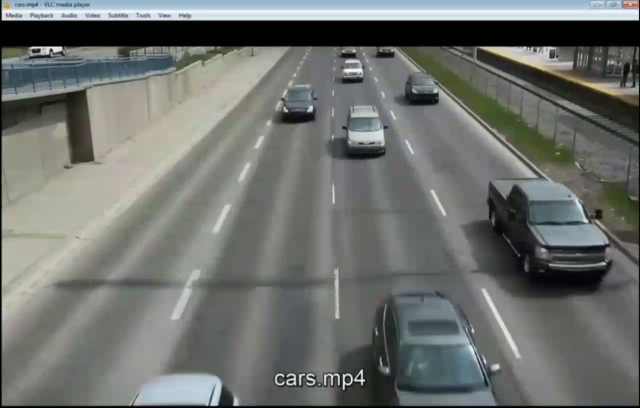
#> input picture frame 7 of videos/vehicles2s.mp4, 1280 x 816 px, given in place of crop1.mp4, which was not available (shown at 1/2 size)
$ python frame5B.py
#> lines starting #> are read from the running program, lines starting #| are printed output that depends on the picture; after the words box and inside, x2 and y2 are one past the last pixel; in counts of white or black regions, pixels touching at a corner belong together; pictures that were not available may be replaced by others from this repository, and a replacement may not be noted

#time complexity = 0.15*T average
from itertools import count
import cv2
import numpy as np
import datetime
from datetime import datetime, timedelta
import csv
import time
import calendar
import matplotlib.pyplot as plt
from collections import Counter

days=['Sunday','Monday','Tuesday','Wednesday','Thursday','Friday','Saturday']
intensity={ 1:"very low",2:"low", 3:"moderate", 4:"high", 5:"very high" }

def generateDay():
    #now = datetime.datetime.now()
    #day = now.strftime("%A")
    #date = now.strftime("%m/%d/%Y")
    date='25-05-2022'
    d = datetime.strptime(date, '%d-%m-%Y').weekday()
    day = calendar.day_name[d]
    return day,date

def feedDataset(data):
    # [5 lines of commented-out code are left out]
        print("updated")

def get_centroid(x, y, w, h):
    x1 = int(w / 2)
    y1 = int(h / 2)
    cx = x + x1
    cy = y + y1
    return cx,cy

def frameOperation(f1,f2, blurThresh, minThresh):
    d = cv2.absdiff(f1,f2)
    grey = cv2.cvtColor(d,cv2.COLOR_BGR2GRAY)
    blur = cv2.GaussianBlur(grey,(blurThresh,blurThresh),0)
    ret , th = cv2.threshold(blur,minThresh,255,cv2.THRESH_BINARY)
    kernel = cv2.getStructuringElement(cv2.MORPH_ELLIPSE, (3, 3))
    closing = cv2.morphologyEx(th, cv2.MORPH_CLOSE, kernel)  # Fill any small holes
    return closing

nn1 = time.time()
min_contour_width=25  #40
min_contour_height=25  #40
offset=5     #10
line_height=100#550
matches =[]
cnt=0
FPS = 30
#day
cropTop = 50
cropBottom = 50
cropLeft = 50
cropRight = 50
'''
#night
cropTop = 500
cropBottom = 1080
cropLeft = 500
cropRight = 950
'''
#cap = cv2.VideoCapture(r'C:\Users\Shamanth kumar HP\Desktop\WebD\FinalYearProject\shamanth\pes.mp4')
cap = cv2.VideoCapture(r'C:\Users\Shamanth kumar HP\Desktop\WebD\TrafficAnalysisProject\videos\crop1.mp4')

if cap.isOpened():
    ret,frame0 = cap.read()
#> frame0 is the input picture: shape (816, 1280, 3); mean B, G, R 109.6, 112.8, 109.7
else:
    ret = False
ret,frame1 = cap.read()
ret,frame2 = cap.read()
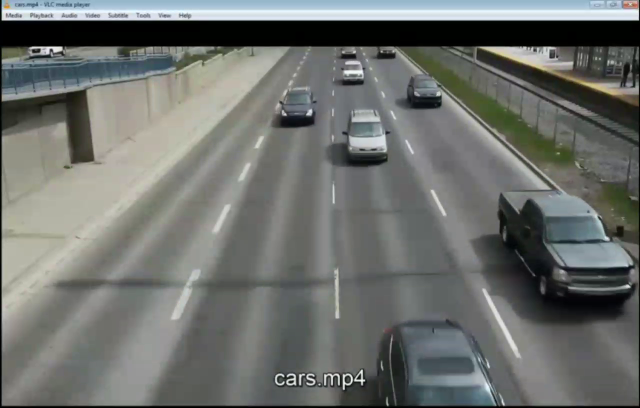
#> input picture frame 9 of videos/vehicles2s.mp4, 1280 x 816 px, given in place of crop1.mp4, which was not available (shown at 1/2 size)
#> frame2 is the input picture: shape (816, 1280, 3); mean B, G, R 108.5, 111.9, 108.9

b = 300
frame1 = frame1[cropTop:, cropLeft: ]
#> frame1: shape (766, 1230, 3)
frame1 = cv2.pyrDown(frame1)
#> frame1: shape (383, 615, 3)
frame1 = cv2.normalize(frame1,None, alpha=0,beta=b, norm_type=cv2.NORM_MINMAX)

frame2 = frame2[cropTop:, cropLeft: ]
#> frame2: shape (766, 1230, 3)
frame2 = cv2.pyrDown(frame2)
#> frame2: shape (383, 615, 3)
frame1 = cv2.normalize(frame1,None, alpha=0,beta=b, norm_type=cv2.NORM_MINMAX)

#originalPic=cv2.imread(r'C:\Users\Shamanth kumar HP\Desktop\WebD\TrafficAnalysisProject\videos\emptyRoad.jpg') #frame1 if empty
originalPic = frame0[cropTop:, cropLeft: ]
originalPic = cv2.pyrDown(originalPic)
#> originalPic: shape (383, 615, 3)
originalPic = cv2.normalize(originalPic, None, alpha=0,beta=b, norm_type=cv2.NORM_MINMAX)

len0, width0, _ = originalPic.shape
print(originalPic.shape)
#| (383, 615, 3)

# [4 lines of commented-out code are left out]

plt.imshow(originalPic, cmap = 'gray')
plt.title("Original")
plt.show()
#cv2.imshow("Ori", originalPic)
'''
newImg = cv2.pyrDown(originalPic)
print(newImg.shape)
len0, width0, _ = originalPic.shape
plt.imshow(newImg, cmap = 'gray')
plt.title("DownSample")
plt.show()
#cv2.imshow("DS", newImg)
'''
dimension = len0 * width0 #1280*720

day, date = generateDay()
fcount=0
temp=1
totalList=[]
oneMinList=[]
oneHourList = []
feedList=[]
startHour=6
#p=0
while ret:
    numpyOnes=0
    t=False

    dilated = frameOperation(frame1, frame2, 13, 25)
#> in frameOperation, `blur = cv2.GaussianBlur(grey,(blurThresh,blurThresh),0)`:
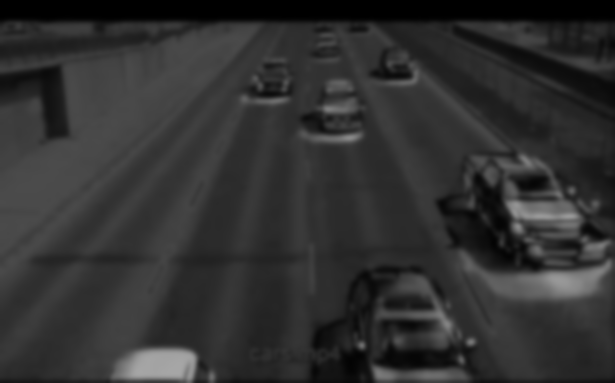
#> blur: shape (383, 615); min 0, max 166, mean 48.7
#> in frameOperation, `ret , th = cv2.threshold(blur,minThresh,255,cv2.THRESH_BINARY)`:
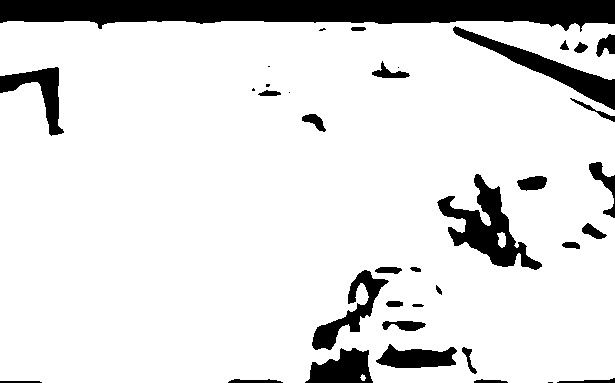
#> th: shape (383, 615); 87.4% white; 37 black regions (7 under 20 px), largest, box (x1, y1, x2, y2) and area: (0, 0, 615, 32) 13726, (437, 174, 542, 270) 3435, (453, 26, 615, 110) 2746
#> in frameOperation, `ret , th = cv2.threshold(blur,minThresh,255,cv2.THRESH_BINARY)`: ret = 25
    for i in dilated:
        numpyOnes+=np.count_nonzero(i!=0)
#> this loop made 383 passes
#> numpyOnes on passes 1 to 3: 0, 0, 0
#> after the loop, numpyOnes = 206052

    dens = int((numpyOnes / dimension)*1000)
#> dens = 874
    #cv2.imshow("dilated",dilated)


    contours,h = cv2.findContours(dilated,cv2.RETR_TREE,cv2.CHAIN_APPROX_SIMPLE)
#> contours = 26 contours, 3 with area under 20; largest, box (x1, y1, x2, y2) and area: (0, 21, 615, 383) 213314, (436, 173, 543, 271) 3756, (311, 269, 390, 351) 1858, (375, 343, 458, 369) 1362, (516, 175, 548, 192) 365; h = 26 rows, first 6: [1, -1, -1, -1], [-1, 0, 2, -1], [3, -1, -1, 1], [4, 2, -1, 1], [5, 3, -1, 1], [6, 4, -1, 1]
    for(i,c) in enumerate(contours):
        (x,y,w,h) = cv2.boundingRect(c)
        contour_tempid = (w >= min_contour_width) and (h >= min_contour_height)
        if not contour_tempid:
            continue
        #cv2.rectangle(frame1,(x-10,y-10),(x+w+10,y+h+10),(255,0,0),2)

        #cv2.line(frame1, (0, line_height), (1000, line_height), (0,255,0), 2)
        centroid = get_centroid(x, y, w, h)
        #cv2.circle(frame1,centroid, 5, (0,255,0), -1)
        matches.append(centroid)

        for (x,y) in matches:
            if y<(line_height+offset) and y>(line_height-offset) :
                matches.remove((x,y))
                cnt=cnt+1
                temp=int(temp/2)
                t=True
#> this loop made 26 passes
#> (w, h, contour_tempid) on passes 1, 3, 5, 6, 7, 8, 9, 11: (6, 7, False), (17, 29, False), (34, 12, False), (12, 11, False), (13, 5, False), (19, 8, False), (8, 10, False), (13, 7, False)
#> after the loop, cnt = 0; matches = [(307, 202), (416, 356), (350, 310), (489, 222)]

    if t==False:
        dilated0 = frameOperation(frame1, originalPic,21, 60)
#> call 2 of frameOperation, with blurThresh = 21, minThresh = 60
#> in frameOperation (call 2), `d = cv2.absdiff(f1,f2)`:
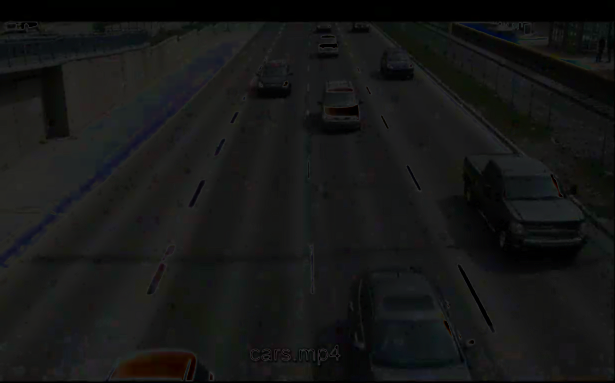
#> d: shape (383, 615, 3); mean B, G, R 22.2, 22.9, 22.2
#> in frameOperation (call 2), `ret , th = cv2.threshold(blur,minThresh,255,cv2.THRESH_BINARY)`: ret = 60
        #cv2.imshow("dil0" , dilated0)
        #dilated0 = frameOperation(frame1, originalPic,41, 35)
        for i in dilated0:
            numpyOnes+=np.count_nonzero(i!=0)
#> after the loop, numpyOnes = 206052

        dens0 = int((numpyOnes / dimension)*1000) ##402*388
#> dens0 = 874
        #print("frame:",str(fcount)," -density= ",dens0,"-",temp)
        if dens0>720:
            pass #error in frame
        elif dens0<7 and dens==0:
            originalPic = np.array(frame1)
        elif dens0>=320: #very high
            temp=temp+8
        elif dens0>=160: #high
            temp=temp+4
        elif dens0>=80: #moderate
            temp=temp+2
        elif dens0>=40: #low
            temp=temp+1
        elif dens0>=7: #very low
            pass
        # [4 lines of commented-out code are left out]
        cv2.imshow("dil0" , dilated0)
    cv2.imshow("dil" , dilated)
    #cv2.imshow("ref", originalPic)
    cv2.putText(frame1, "Vehicle:" + str(cnt), (10, 90), cv2.FONT_HERSHEY_SIMPLEX, 1,(0, 170, 0), 2)
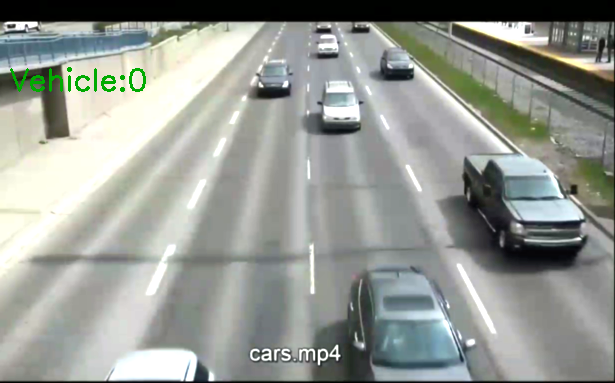
#> frame1: shape (383, 615, 3); mean B, G, R 147.7, 153.7, 149.6
    cv2.imshow("Original" , frame1)

    if cv2.waitKey(1) == 13:
#> (key Esc is pressed here)
        break
    frame1 = frame2

    for _ in range(5):
        ret, frame2 = cap.read()
#> this loop made 5 passes
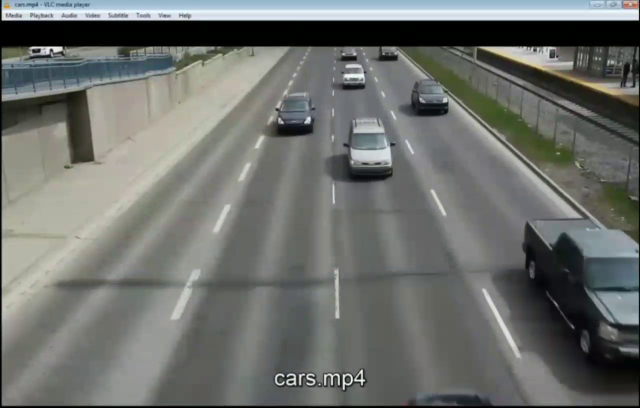
#> input picture frame 10 of videos/vehicles2s.mp4, 1280 x 816 px, given in place of crop1.mp4, which was not available (shown at 1/2 size)

    fcount += 5
    if ret == True:
        frame2 = frame2[cropTop:, cropLeft: ]
#> frame2: shape (766, 1230, 3)
        frame2 = cv2.normalize(frame2,None, alpha=0,beta=b, norm_type=cv2.NORM_MINMAX)
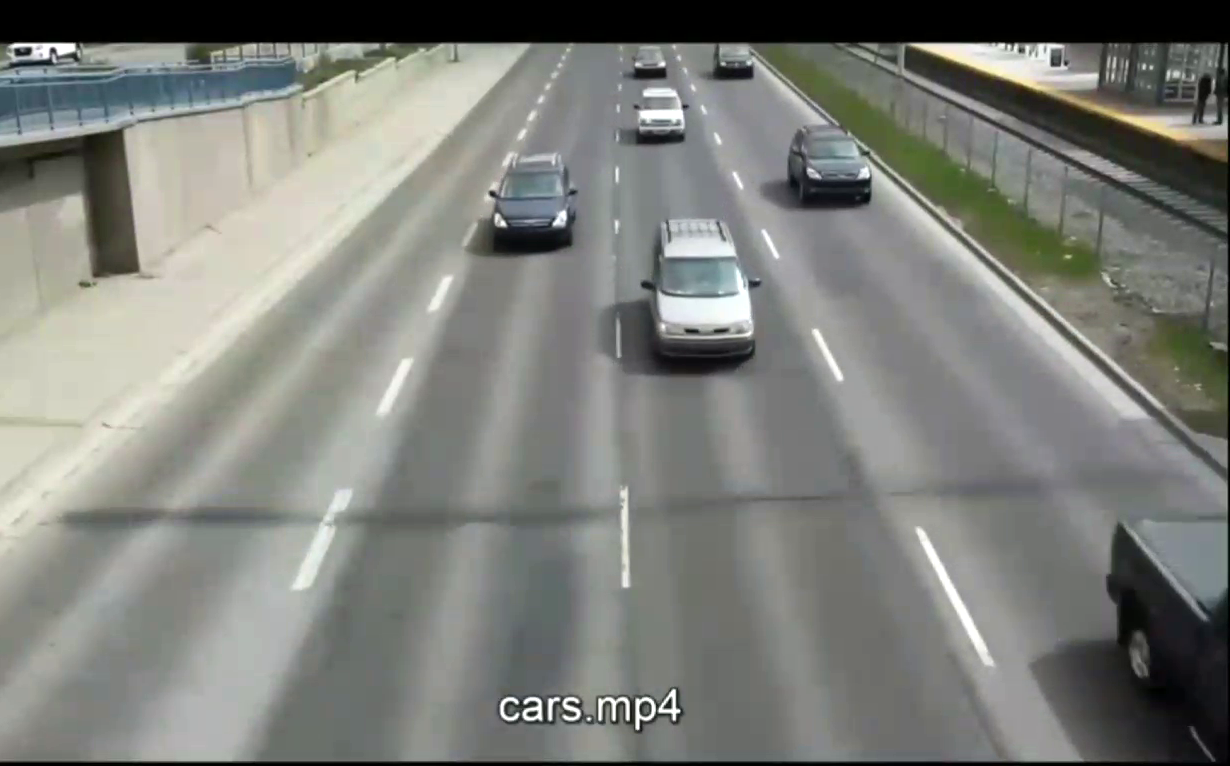
#> frame2: shape (766, 1230, 3); mean B, G, R 122.7, 127.9, 126.1
        frame2 = cv2.pyrDown(frame2)
#> frame2: shape (383, 615, 3)


    if fcount % FPS == 0:
        t=0
        if temp<8:
            t=1
            #print("very low traffic")
        elif temp <16:
            t=2
            #print("low traffic")
        elif temp <24:
            t=3
            #print("moderate")
        elif temp <40:
            t=4
            #print("high traffic")
        else:
            t=5
            #print("very high traffic")
        #print(temp)
        temp=1
        oneMinList.append(t)

    if fcount % (FPS*6) == 0:
        #s = max(oneMinList, key = oneMinList.count)
        #print(oneMinList)
        #h = Counter(oneMinList).most_common(1)[0][0]
        h = int(sum(oneMinList)/len(oneMinList))
        feedList.append(date)
        feedList.append(startHour)
        feedList.append(day)
        feedList.append(h)
        intense = intensity.get(h)
        feedList.append(intense)
        print(feedList)
        totalList.append(feedList)

        oneMinList = []
        feedList = []
        startHour+=1


    #time.sleep(0.05)
#cv2.imwrite(r'C:\Users\Shamanth kumar HP\Desktop\WebD\FinalYearProject\shamanth\emptyRoad.jpg',originalPic)
print("total vehicles passed: ",cnt)
#| total vehicles passed:  1
print("total frames count: ",fcount)

#csv
if oneMinList != []:
    feedList.append(date)
    feedList.append(startHour)
    feedList.append(day)
    #h = max(oneHourList, key = oneHourList.count) #for last remaining minutes != 60
    #h = Counter(oneMinList).most_common(1)[0][0]
    h = int(sum(oneMinList)/len(oneMinList))
    feedList.append(h)
    intense = intensity.get(h)
    feedList.append(intense)

    totalList.append(feedList)
feedDataset(totalList)
#print(totalList)
#csvToExcel('vehiclesCount.csv')

cv2.destroyAllWindows()
cap.release()
nn12 = time.time()
print("total time taken: ",nn12-nn1)

$ run again, starting later in the video
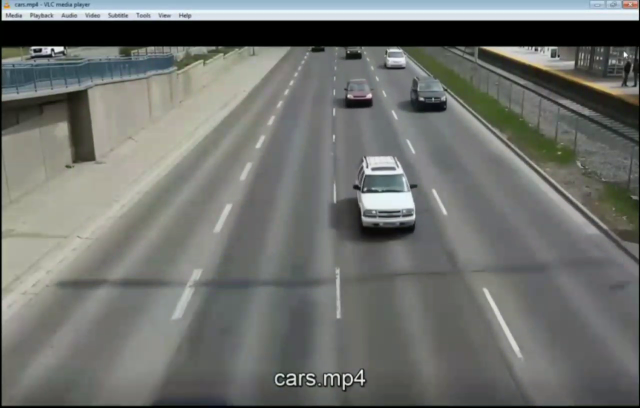
#> input picture frame 35 of videos/vehicles2s.mp4, 1280 x 816 px, given in place of crop1.mp4, which was not available (shown at 1/2 size)
#> frame0 is the input picture: shape (816, 1280, 3); mean B, G, R 109.5, 113.2, 110.8
#| (383, 615, 3)
#> in frameOperation, `ret , th = cv2.threshold(blur,minThresh,255,cv2.THRESH_BINARY)`:
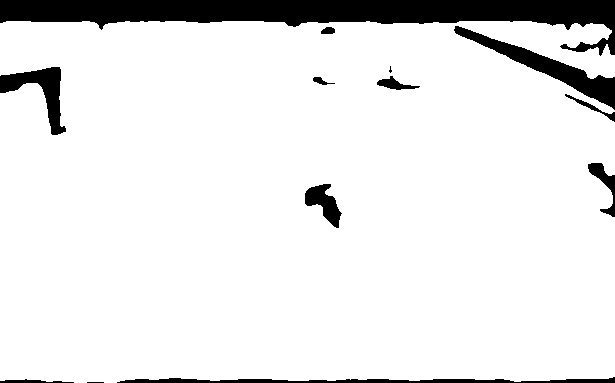
#> th: shape (383, 615); 90.5% white; 13 black regions (2 under 20 px), largest, box (x1, y1, x2, y2) and area: (0, 0, 615, 56) 14247, (454, 26, 615, 110) 2684, (117, 377, 615, 383) 1624
#> ret = 25
#> closing: shape (383, 615); 90.6% white; 15 black regions (1 under 20 px)
#> the loop `for i in dilated:` made 383 passes
#> numpyOnes on passes 1 to 3: 0, 0, 0
#> after the loop `for i in dilated:`: numpyOnes = 213365
#> dens = 905
#> `contours,h = cv2.findContours(dilated,cv2.RETR_TREE,cv2.CHAIN_APPROX_S..`: contours = 8 contours, 1 with area under 20; largest, box (x1, y1, x2, y2) and area: (0, 21, 615, 383) 213428, (304, 183, 343, 229) 851, (376, 75, 417, 91) 290, (564, 93, 603, 114) 168, (320, 26, 336, 35) 94, (312, 76, 329, 86) 86, (559, 43, 572, 51) 48; h = [[-1, -1, 1, -1], [2, -1, -1, 0], [3, 1, -1, 0], [4, 2, -1, 0], [5, 3, -1, 0], [6, 4, -1, 0], [7, 5, -1, 0], [-1, 6, -1, 0]]
#> the loop `for(i,c) in enumerate(contours):` made 8 passes
#> (w, h, contour_tempid) on passes 3 to 8: (39, 21, False), (17, 10, False), (41, 16, False), (5, 6, False), (13, 8, False), (16, 9, False)
#> after the loop `for(i,c) in enumerate(contours):`: cnt = 0; matches = [(307, 202), (323, 206)]
#> th: shape (383, 615); 2% white; 3 white regions (1 under 20 px), largest, box (x1, y1, x2, y2) and area: (307, 132, 398, 232) 4561, (323, 72, 348, 78) 111
#> closing: shape (383, 615); 2% white; 3 white regions (1 under 20 px), largest, box (x1, y1, x2, y2) and area: (307, 132, 398, 232) 4568, (323, 72, 348, 78) 111
#> after the loop `for i in dilated0:`: numpyOnes = 218054
#> dens0 = 925
#> `frame2 = cv2.normalize(frame2,None, alpha=0,beta=b, norm_type=cv2.NORM..`:
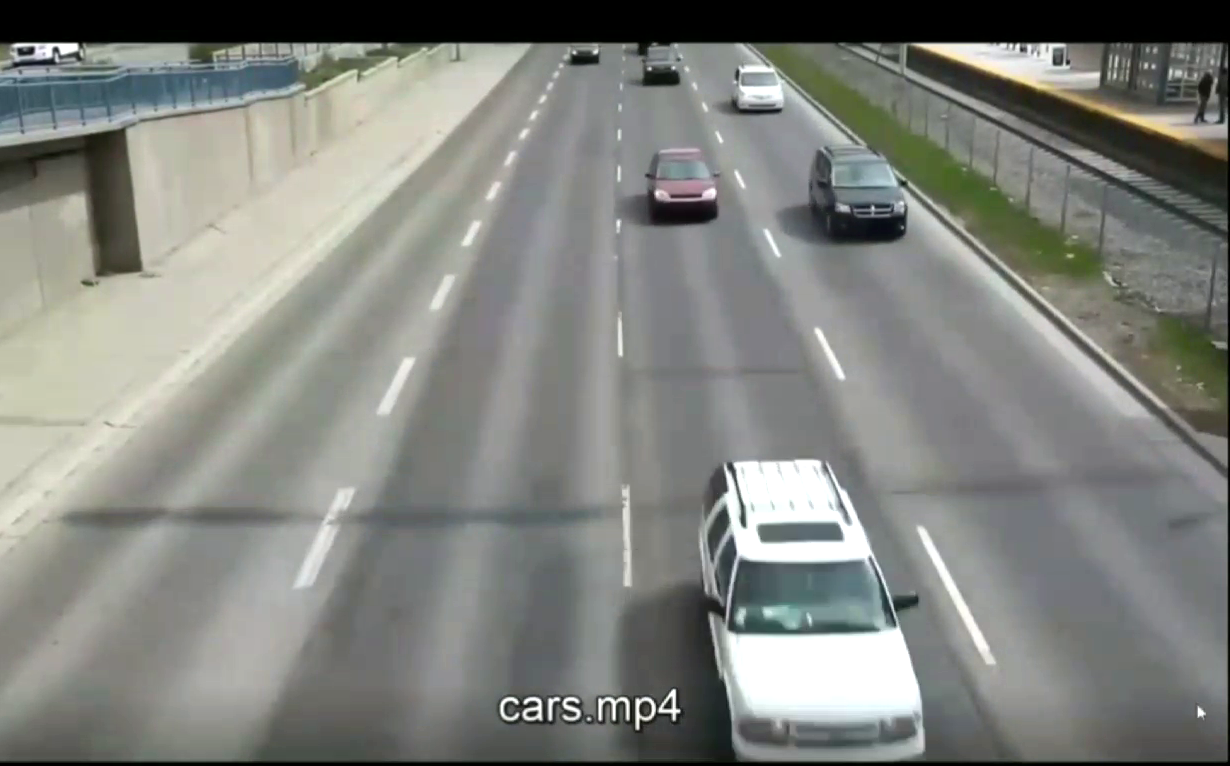
#> frame2: shape (766, 1230, 3); mean B, G, R 126.5, 131.5, 129.4
#| total vehicles passed:  0
